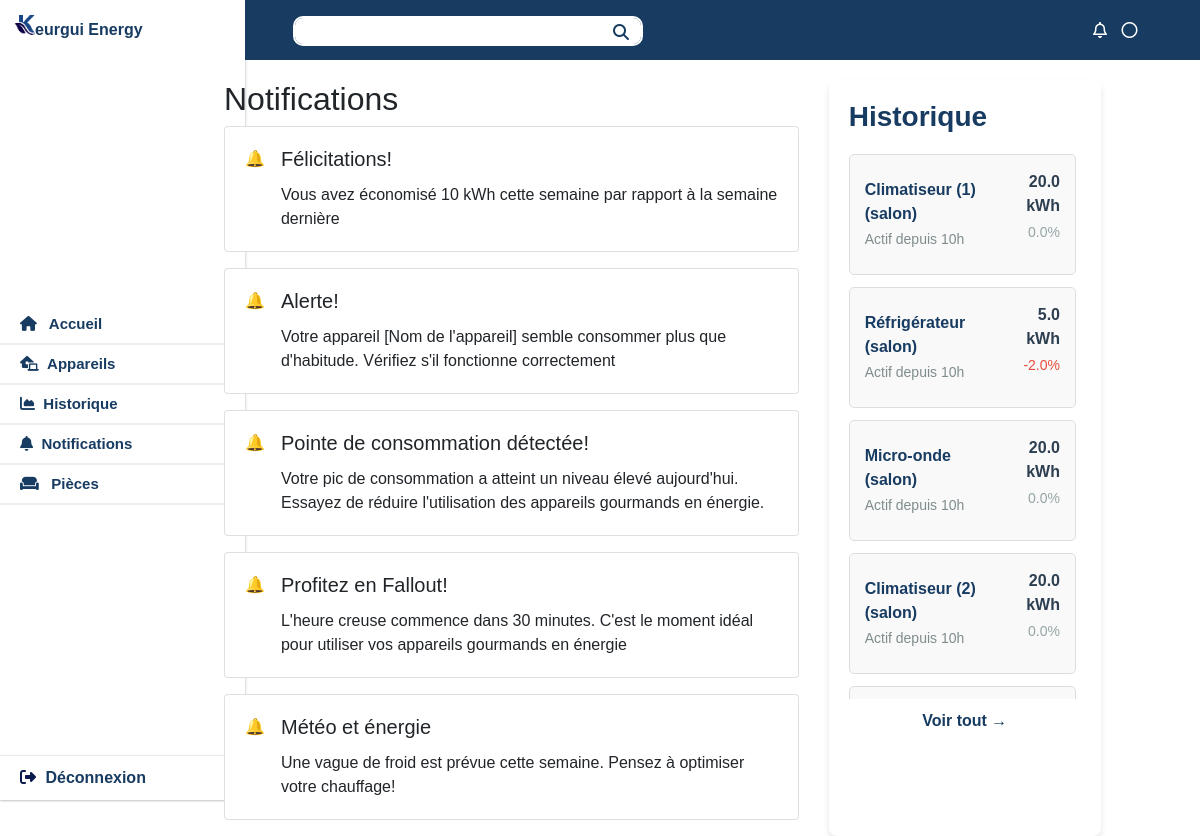
The app's page /notifications/ (signed in) with its own data.
### app/models.py (models this page shows, shortened)
class Notification(models.Model):
    TYPE_CHOICES = [
        ('success', 'Félicitations'),
        ('warning', 'Alerte'),
        ('info', 'Information'),
        ('danger', 'Danger'),
    ]
    type = models.CharField(max_length=10, choices=TYPE_CHOICES)
    title = models.CharField(max_length=100)
    message = models.TextField()
    created_at = models.DateTimeField(default=timezone.now)
    is_read = models.BooleanField(default=False)
    class Meta:
        ordering = ['-created_at']

class Device(models.Model):
    name = models.CharField(max_length=100)
    location = models.CharField(max_length=100)
    energy_consumption = models.FloatField()  # en kWh
    active_since = models.DateTimeField()
    percentage_change = models.FloatField(default=0)  # pourcentage de changement

### app/views.py (the view)
# urls.py: path('notifications/', views.notifications_view, name='notifications'),
def notifications_view(request):
    notifications = Notification.objects.all()
    devices = Device.objects.all()
    context = {
        'notifications': notifications,
        'devices': devices,
    }
    return render(request, 'notifications.html', context)

### templates/notifications.html (shortened to what this page needs)
{% load static %}
<link rel="stylesheet" href="{% static 'css/historique_sidebar.css' %}">
<link rel="stylesheet" href="{% static 'css/bootstrap.min.css' %}">
<link href="https://cdnjs.cloudflare.com/ajax/libs/font-awesome/6.5.1/css/all.min.css" rel="stylesheet">
{% block content %}
<div class="dashboard-container container-fluid p-0">
  <div class="row no-gutters">
    <div class="col-md-2 sidebar">
      {% include 'sidebar.html' %}
    </div>
    <div class="col-md-10 main-content">
      <div class="search-bar py-3 px-4">
        {% include 'searchbar.html' %}
      </div>
      <div class="dashboard row px-4 mt-5">
        <div class="left-panel col-lg-8 notifications-container">
          <h2>Notifications</h2>
          {% for notification in notifications %}
            <div class="notification-card card mb-3 {{ notification.type }}">
              <div class="card-body d-flex justify-content-between align-items-start">
                <div class="d-flex">
                  <div class="icon mr-3">🔔</div>
                  <div class="content">
                    <h5 class="card-title">{{ notification.title }}</h5>
                    <p class="card-text">{{ notification.message }}</p>
                  </div>
                </div>
              </div>
            </div>
          {% empty %}
            <div class="alert alert-info">Aucune notification disponible.</div>
          {% endfor %}
        </div>
        <div class="right-panel col-lg-4">
          {% include 'historique_sidebar.html' %}
        </div>
      </div>
    </div>
  </div>
</div>
{% endblock %}

### templates/sidebar.html
{% load static %}
<body>
<head>
    <link rel="stylesheet" href="{% static "css/style_sidebar.css" %}">
</head>
<div class="rectanglewhite">
    <span class="titlee" >
        <img src={% static 'img/logonobg.png' %} alt="logo_app" width="50px" height="50px">
    <span class="secondtitle">eurgui Energy</span>
    </span>
    <div class="thesidebar">
        <div class="accueil common">
            <i class="fa-solid fa-house"></i>
            <a href="{% url 'accueil' %}" style="color: inherit; text-decoration: none;">  &nbsp; Accueil</a>
        </div>
        <div class="appareil common">
            <i class="fa-solid fa-house-laptop"></i>
            <a href="{% url 'appareils' %}" style="color: inherit; text-decoration: none;"> &nbsp;Appareils </a>
        </div>
        <div class="historique common">
            <i class="fa-solid fa-chart-area"></i>
            <a href="{% url 'historique' %}" style="text-decoration: none; color: inherit;"> &nbsp;Historique</a>
        </div>
        <div class="notif common">
            <i class="fa-solid fa-bell"></i>
            <a href="{% url 'notifications' %}" style="color: inherit; text-decoration: none;"> &nbsp;Notifications</a>
        </div>
        <div class="pieces common">
            <i class="fa-solid fa-couch "></i>
            <a href="{% url 'pieces'%}" style="text-decoration: none; color: inherit;">  &nbsp; Pièces</a>
        </div>
    </div>
    <div class="deconnexion">
        <i class="fa-solid fa-right-from-bracket " style="color: #091b4d;"></i>
        <a href="{% url 'logout'%}" style="text-decoration: none; color: inherit;"> Déconnexion </a>
    </div>
</div>
</body>

### templates/searchbar.html (shortened to what this page needs)
{% load static %}
<head>
  <link rel="stylesheet" href="{% static "css/style_searchbar.css" %}">
</head>
<nav class="overflow-hidden me-0">
    <form class="" role="search">
      <div class="d-flex justify-content-between align-items-center pt-3 px-5">
        <div class="form-element1 d-flex">
          <input class="form-control" aria-label="Search">
          <a href="#"><i class="fa-solid fa-magnifying-glass search-button mt-2"></i></a>
        </div>
        <div class="form-element2">
          <a href="{%url 'notifications' %}"> <i class="fa-regular fa-bell element1"></i></a>
          <a href=""><i class="fa-regular fa-circle element2"></i></a>
        </div>
      </div>
    </form>
</nav>

### templates/historique_sidebar.html
{% load static %}
<link rel="stylesheet" href="{% static 'css/notifications.css' %}">
<div class="historique-container">
  <h3 class="historique-header">Historique</h3>
  <div class="historique-scrollable">
    {% for device in devices %}
    <div class="historique-item">
      <div class="historique-info">
        <p class="device-name">{{ device.name }} ({{ device.location }})</p>
        <p class="device-status">
          Actif depuis {{ device.active_since|time:"H\h" }}
        </p>
      </div>
      <div class="historique-stats">
        <p class="consumption">{{ device.energy_consumption }} kWh</p>
        <p class="variation
          {% if device.percentage_change > 0 %}positive
          {% elif device.percentage_change < 0 %}negative
          {% else %}neutral
          {% endif %}
        ">
          {{ device.percentage_change }}%
        </p>
      </div>
    </div>
    {% endfor %}
  </div>
  <div class="voir-tout">
    <a href="{% url 'historique' %}">Voir tout &rarr;</a>
  </div>
</div>

### static/css/historique_sidebar.css (style rules this page uses)
.historique-container { background: #fff; height: 100%; padding: 20px; border-radius: 8px; box-shadow: 0 4px 6px rgba(0, 0, 0, 0.1); overflow-y: auto; }
.dashboard { max-width: calc(100vw - 245px); }
.historique-header { color: #173B61; font-weight: bold; margin-bottom: 20px; }
.historique-scrollable { max-height: 545px; overflow-y: auto; padding-right: 5px; }
.historique-item { display: flex; justify-content: space-between; align-items: center; padding: 15px; margin-bottom: 12px; border: 1px solid #ddd; border-radius: 5px; background-color: #f9f9f9; }

### static/css/style_sidebar.css (style rules this page uses)
* { font-family: 'Nunito Sans', sans-serif; margin: 0; padding: 0; box-sizing: border-box; }
.rectanglewhite { position: fixed; top: 0; left: 0; height: 100vh; width: 245px; margin: 0; display: flex; flex-direction: column; justify-content: space-between; box-shadow: 0px 0px 3px rgba(0, 0, 0, 0.3) !important; font-family: 'Nunito Sans', sans-serif; font-weight: bold; }
.thesidebar { font-size: 15px; }
.common { padding-top:10px; height: 40px ; width: 245px; padding-left: 20px; color: #173b61 !important; box-shadow: 0px 2px 0px 0px rgba(149, 149, 149,0.15) !important; }
.common i { color: #173b61; }
.deconnexion { height: 44px; color: #173b61; padding-top: 10px; padding-left: 20px; box-shadow: 0px 0px 2px 0px rgba(130, 129, 129,0.5); }
.deconnexion a { text-decoration: none; color: #173b61; padding-left: 5px; }
.titlee { display: flex; }
.secondtitle { position: relative; left: -15px; padding-top: 18px; color: #173b61; }

### static/css/style_searchbar.css (style rules this page uses)
nav { background-color: #173B61; height: 60px; position: fixed; top: 0; left: 245px; width: calc(100% - 245px); display: flex !important; z-index: 10; max-width: calc(100vw - 245px); }
input.form-control { width: 350px !important; height: 30px !important; border-radius: 10px !important; border: 2px solid white !important; padding-left: 10px !important; }
i { color: white; }
.search-button { color: #173B61; margin-left: -30px !important; }
.element2 { display: inline-block !important; margin-left: 10px !important; }
.form-element2 { position: relative; left: calc(100vw - 750px) !important; }

### static/css/notifications.css (style rules this page uses)
.historique-container { background: #fff; height: 100%; padding: 20px; border-radius: 8px; box-shadow: 0 4px 6px rgba(0, 0, 0, 0.1); overflow-y: auto; }
.dashboard { max-width: calc(100vw - 245px); }
.historique-header { color: #173B61; font-weight: bold; margin-bottom: 20px; }
.historique-scrollable { max-height: 545px; overflow-y: auto; padding-right: 5px; }
.historique-item { display: flex; justify-content: space-between; align-items: center; padding: 15px; margin-bottom: 12px; border: 1px solid #ddd; border-radius: 5px; background-color: #f9f9f9; }
.device-name { margin: 0; font-size: 16px; color: #173B61; font-weight: 600; }
.device-status { margin: 3px 0 0; font-size: 14px; color: #7f8c8d; }
.consumption { margin: 0; font-size: 16px; font-weight: bold; color: #2c3e50; text-align: right; }
.variation { font-size: 14px; margin-top: 4px; text-align: right; }
.negative { color: #e74c3c; }
.neutral { color: #95a5a6; }
.voir-tout { text-align: center; margin-top: 10px; }
.voir-tout a { color: #173B61; font-weight: bold; text-decoration: none; }

### records on screen
Notification: title "Félicitations!", message "Vous avez économisé 10 kWh cette semaine par rapport à la semaine dernière"
Notification: title "Alerte!", message "Votre appareil [Nom de l'appareil] semble consommer plus que d'habitude. Vérifiez s'il fonctionne correctement"
Notification: title "Pointe de consommation détectée!", message "Votre pic de consommation a atteint un niveau élevé aujourd'hui. Essayez de réduire l'utilisation des appareils gourmands en énergie."
Notification: title "Profitez en Fallout!", message "L'heure creuse commence dans 30 minutes. C'est le moment idéal pour utiliser vos appareils gourmands en énergie"
Notification: title "Météo et énergie", message "Une vague de froid est prévue cette semaine. Pensez à optimiser votre chauffage!"
Device: name "Climatiseur (1)", location "salon", active_since "10h", energy_consumption "20.0", percentage_change "0.0"
Device: name "Réfrigérateur", location "salon", active_since "10h", energy_consumption "5.0", percentage_change "-2.0"
Device: name "Micro-onde", location "salon", active_since "10h", energy_consumption "20.0", percentage_change "0.0"
Device: name "Climatiseur (2)", location "salon", active_since "10h", energy_consumption "20.0", percentage_change "0.0"
